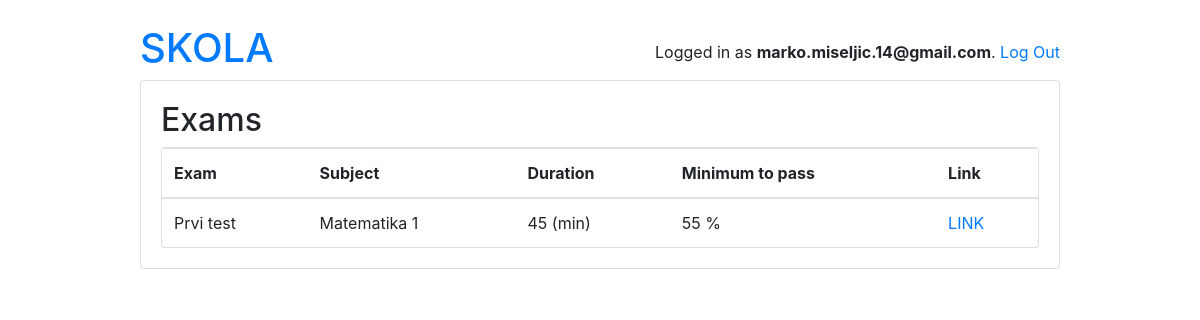
Before: /account/students/ (signed in) with the older database file.
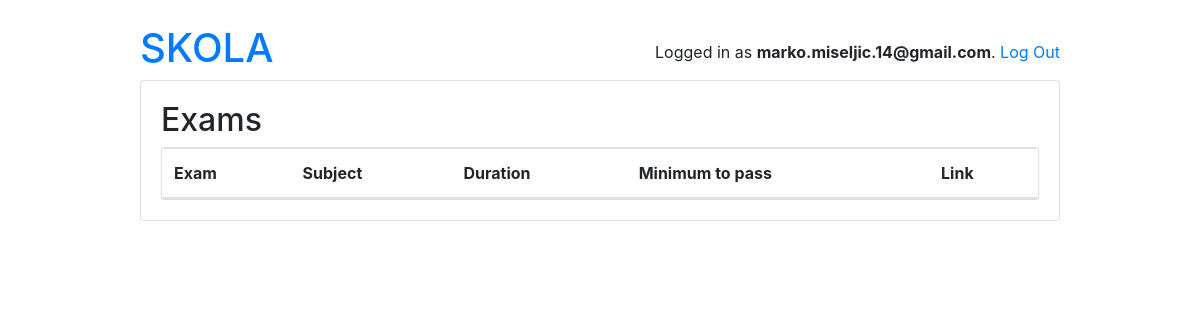
After: the same page with the newer database file.
### school/models.py (models this page shows, shortened)
class Exam(models.Model):
    type = models.CharField(max_length=100)
    active = models.BooleanField(default=False)
    duration = models.IntegerField()
    nuber_of_questions = models.IntegerField()
    required_score_to_pass = models.IntegerField(help_text="required score in %")
    subject  = models.ForeignKey(Subject, on_delete=models.CASCADE)
    owner = models.ForeignKey('account.User', on_delete=models.CASCADE, related_name='exams')

class Subject(models.Model):
    name = models.CharField(max_length=220)
    school = models.ManyToManyField(School)
    def __str__(self):
        return self.name

### account/views.py (the view)
# urls.py: path('',  ExamStudentListView.as_view(), name='exam_list'),
@method_decorator([login_required, student_required], name='dispatch')
class ExamStudentListView(ListView):
    model = Exam
    context_object_name = 'exams'
    template_name = 'students/exams.html'
    def get_queryset(self):
        queryset = Exam.objects.filter(active=True)
        return queryset

### templates/students/exams.html
{% extends '../base.html' %}
{% block content %}
<h2>Exams</h2>
<dvi class="card">
    <table class="table mb-0">
        <thead>
            <tr>
                <th>Exam</th>
                <th>Subject</th>
                <th>Duration</th>
                <th>Minimum to pass</th>
                <th>Link</th>
            </tr>
        </thead>
        <tbody>
            {% for exam in exams %}
                <tr>
                    <td class="align-middle">{{exam.type}}</td>
                    <td class="align-middle">{{exam.subject}}</td>
                    <td class="align-middle">{{exam.duration}} (min)</td>
                    <td class="align-middle">{{exam.required_score_to_pass}} %</td>
                    <td class="align-right"><a href="{% url 'students:take_exam' exam.pk %}">LINK</a></td>
                </tr>
            {% endfor %}
        </tbody>
    </table>
</div>
{% endblock content %}

Changed rows visible on the page:
no longer on this page (row edited): Exam: type "Prvi test", subject "Matematika 1", duration "45", required_score_to_pass "55"
